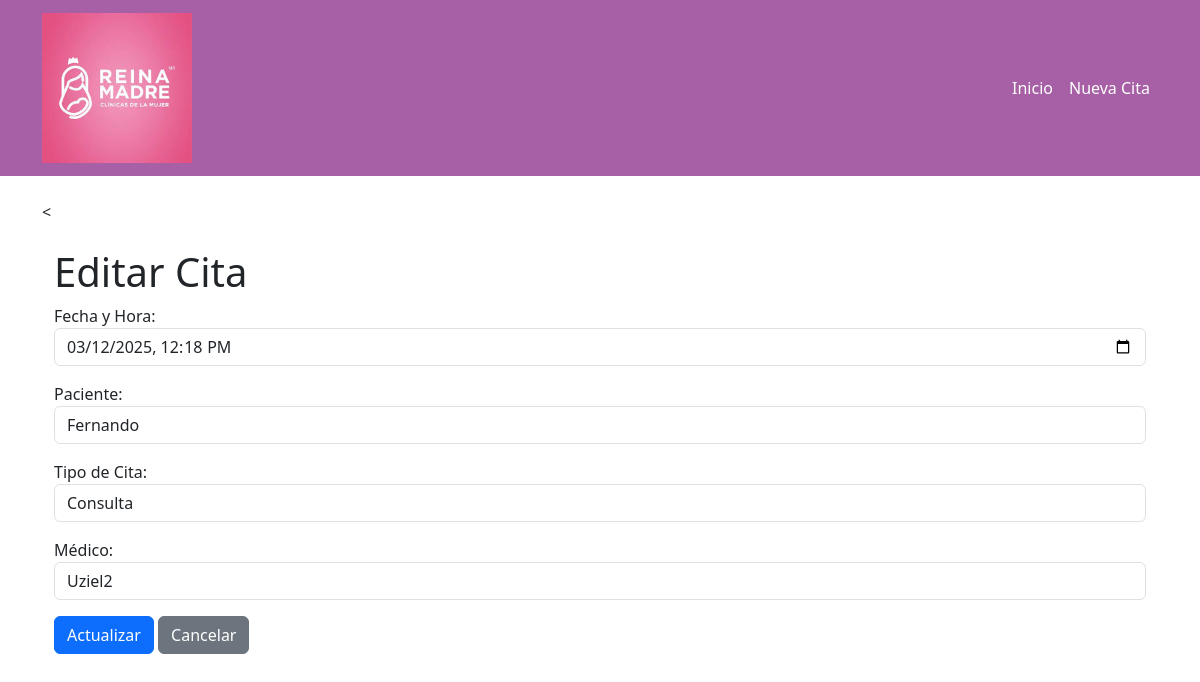
Page /editar/5/ on the committed database.
### citas/models.py (models this page shows, shortened)
class Cita(models.Model):
    TIPOS_CITA = [
        ('Consulta', 'Consulta'),
        ('Servicio', 'Servicio'),
        ('Tratamiento', 'Tratamiento'),
        ('Otra', 'Otra'),
    ]
    fecha_hora = models.DateTimeField()
    paciente = models.CharField(max_length=100, editable=False)  # No editable
    tipo_cita = models.CharField(max_length=50, choices=TIPOS_CITA)  # Menú desplegable
    tipo_cita_personalizado = models.CharField(max_length=100, blank=True, null=True)  # Campo extra para "Otra"
    medico = models.CharField(max_length=100)
    numero_cita = models.AutoField(primary_key=True)  # No editable
    eliminada = models.BooleanField(default=False)  # Para "eliminar" sin borrar

### citas/views.py (the view, shortened to what this page needs)
# urls.py: path("editar/<int:id>/", views.editar_cita, name="editar_cita"),
def editar_cita(request, id):
    cita = get_object_or_404(Cita, numero_cita=id)
    return render(request, "citas/editar.html", {"cita": cita})

### citas/templates/citas/editar.html (shortened to what this page needs)
{% extends "citas/base.html" %}
{% block content %}
< <div class="container-fluid mt-4">
        <h1>Editar Cita</h1>
        <form method="POST">
            <div class="mb-3">
                <label>Fecha y Hora:</label>
                <input type="datetime-local" name="fecha_hora" class="form-control" value="{{ cita.fecha_hora|date:'Y-m-d\TH:i' }}" required>
            </div>
            <div class="mb-3">
                <label>Paciente:</label>
                <input type="text" name="paciente" class="form-control" value="{{ cita.paciente }}" readonly>
            </div>
            <div class="mb-3">
                <label>Tipo de Cita:</label>
                <select id="tipo_cita" name="tipo_cita" class="form-control" required onchange="toggleOtroTipo()">
                    <option value="Consulta" {% if cita.tipo_cita == "Consulta" %}selected{% endif %}>Consulta</option>
                </select>
            </div>
            <div class="mb-3">
                <label>Médico:</label>
                <input type="text" name="medico" class="form-control" value="{{ cita.medico }}" required>
            </div>
            <button type="submit" class="btn btn-primary">Actualizar</button>
            <a href="{% url 'listar_citas' %}" class="btn btn-secondary">Cancelar</a>
        </form>
    </div>
{% endblock %}

### rows in the picture
Cita: fecha_hora "03/12/2025 12:18", paciente "Fernando", tipo_cita "Consulta", medico "Uziel2"
